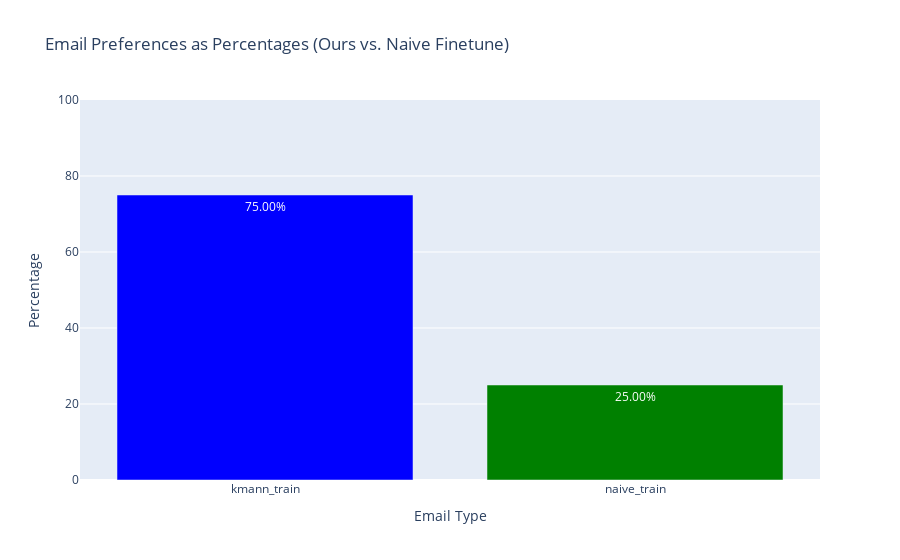

This figure's notebook cell:
### Code cell
def tally_email_choices(root_dir):
    # Dictionary to keep track of email choices
    email_choices = {'kmann_train': 0, 'naive_train': 0}

    # Walk through the directory structure
    for root, dirs, files in os.walk(root_dir):
        for file in files:
            if file == 'email_choices.csv':
                # Construct full path to file
                file_path = os.path.join(root, file)
                # Read the CSV file
                data = pd.read_csv(file_path)
                # Tally the preferences
                email_choices['kmann_train'] += (data['chosen_email'] == 'kmann_train').sum()
                email_choices['naive_train'] += (data['chosen_email'] == 'naive_train').sum()

    return email_choices

def plot_email_preferences_plotly(email_choices):
    # Calculate total counts
    total = sum(email_choices.values())

    # Calculate percentages
    percentages = {key: (value / total * 100) for key, value in email_choices.items()}

    # Names of the choices
    choices = list(percentages.keys())
    # Corresponding values
    values = list(percentages.values())

    # Create a bar plot using Plotly
    fig = go.Figure(go.Bar(
        x=choices,
        y=values,
        text=[f"{v:.2f}%" for v in values],
        textposition='auto',
        marker_color=['blue', 'green']
    ))

    fig.update_layout(
        title='Email Preferences as Percentages (Ours vs. Naive Finetune)',
        xaxis_title='Email Type',
        yaxis_title='Percentage',
        yaxis=dict(range=[0, 100])  # Set y-axis to range from 0% to 100%
    )

    fig.show()

# Define the path to the data directory
root_directory = '../../data'

# Tally email choices
email_preferences = tally_email_choices(root_directory)

# Plot the results using Plotly
plot_email_preferences_plotly(email_preferences)

### Figure 1 — Plotly figure (JSON) as saved in the notebook; plotly's stock layout.template omitted (floating-point values rounded to 4 significant figures)
{"data": [{"marker": {"color": ["blue", "green"]}, "text": ["75.00%", "25.00%"], "textposition": "auto", "type": "bar", "x": ["kmann_train", "naive_train"], "y": [75, 25]}], "layout": {"title": {"text": "Email Preferences as Percentages (Ours vs. Naive Finetune)"}, "xaxis": {"title": {"text": "Email Type"}}, "yaxis": {"range": [0, 100], "title": {"text": "Percentage"}}}}
